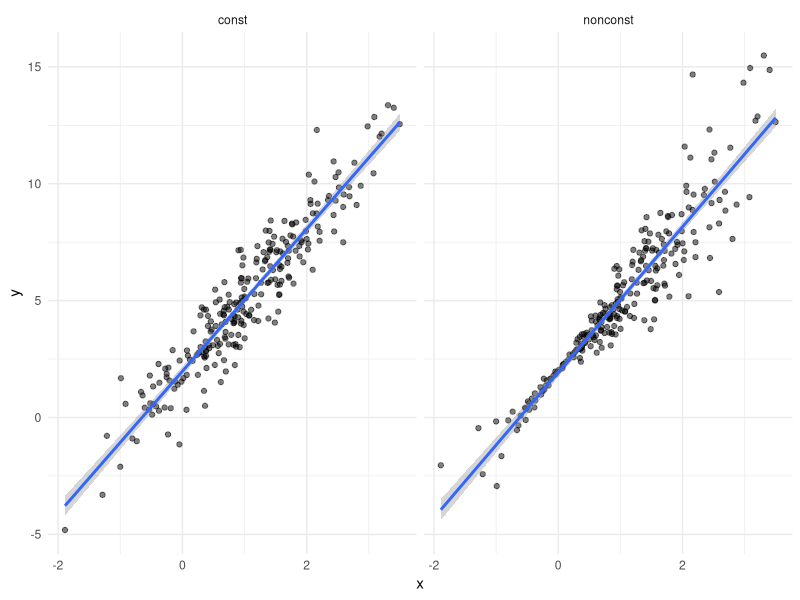
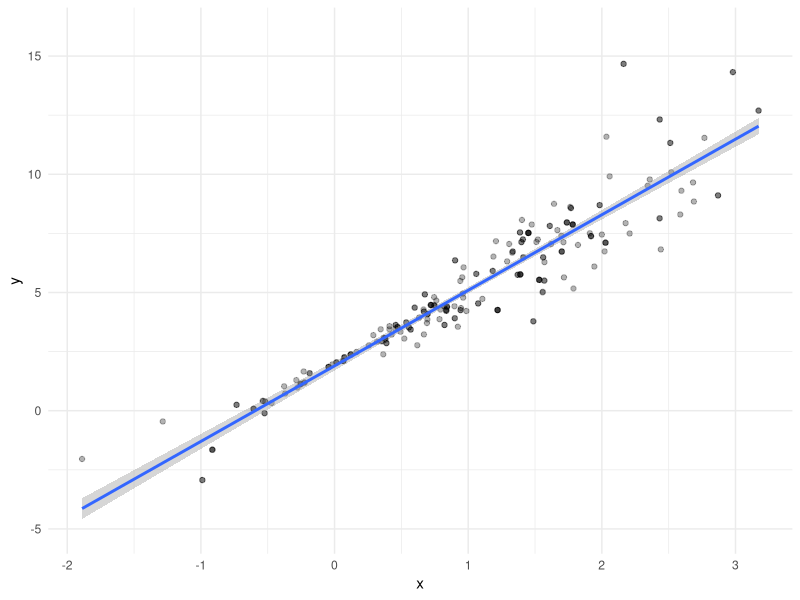

R code for these plots, in order:
## ---- chunk 1
library(tidyverse)
library(modelr)
library(mgcv)

knitr::opts_chunk$set(
  fig.width = 6,
  fig.asp = .6,
  out.width = "90%"
)
theme_set(theme_minimal() + theme(legend.position = "bottom"))
options(
  ggplot2.continuous.colour = "viridis",
  ggplot2.continuous.fill = "viridis"
)
scale_colour_discrete = scale_color_viridis_d
scale_fill_discrete = scale_fill_viridis_d

set.seed(1)
## ---- chunk 2
n_samp = 250

sim_df_const = 
  tibble(
    x = rnorm(n_samp, 1, 1),
    error = rnorm(n_samp, 0, 1),
    y = 2 + 3 * x + error
  )

sim_df_nonconst = sim_df_const %>% 
  mutate(
  error = error * .75 * x,
  y = 2 + 3 * x + error
)
## ---- chunk 3
sim_df = 
  bind_rows(const = sim_df_const, nonconst = sim_df_nonconst, .id = "data_source") 

sim_df %>% 
  ggplot(aes(x = x, y = y)) + 
  geom_point(alpha = .5) +
  stat_smooth(method = "lm") +
  facet_grid(~data_source) 
## ---- chunk 4
lm(y ~ x, data = sim_df_const) %>% 
  broom::tidy() %>% 
  knitr::kable(digits = 3)

lm(y ~ x, data = sim_df_nonconst) %>% 
  broom::tidy() %>% 
  knitr::kable(digits = 3)
## ---- chunk 5
boot_sample = function(df) {
  
  sample_frac(df, replace = TRUE) %>% 
    arrange(x)
  
}
## ---- chunk 6
boot_sample(sim_df_nonconst) %>% 
  ggplot(aes(x = x, y = y)) + 
  geom_point(alpha = .3) +
  stat_smooth(method = "lm") +
  ylim(-5 ,16)
## ---- chunk 7
boot_sample(sim_df_nonconst) %>% 
  lm(y ~ x, data = .) %>% 
  broom::tidy()
